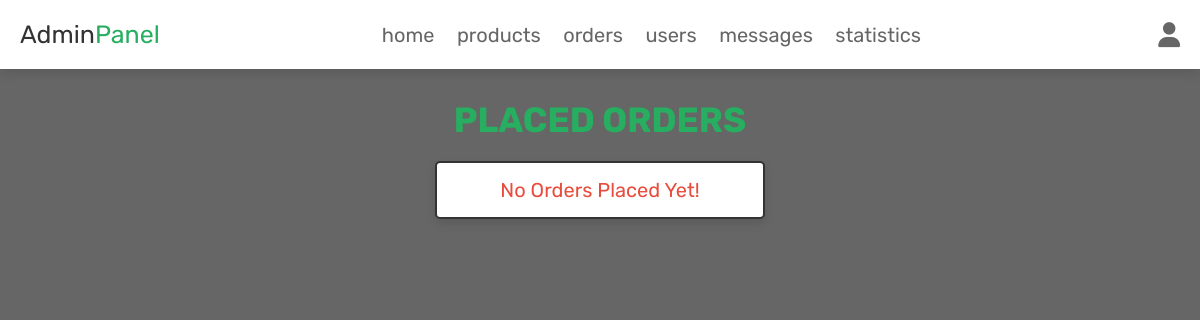
/admin_orders.php (signed in), run on an earlier commit of the app's database.
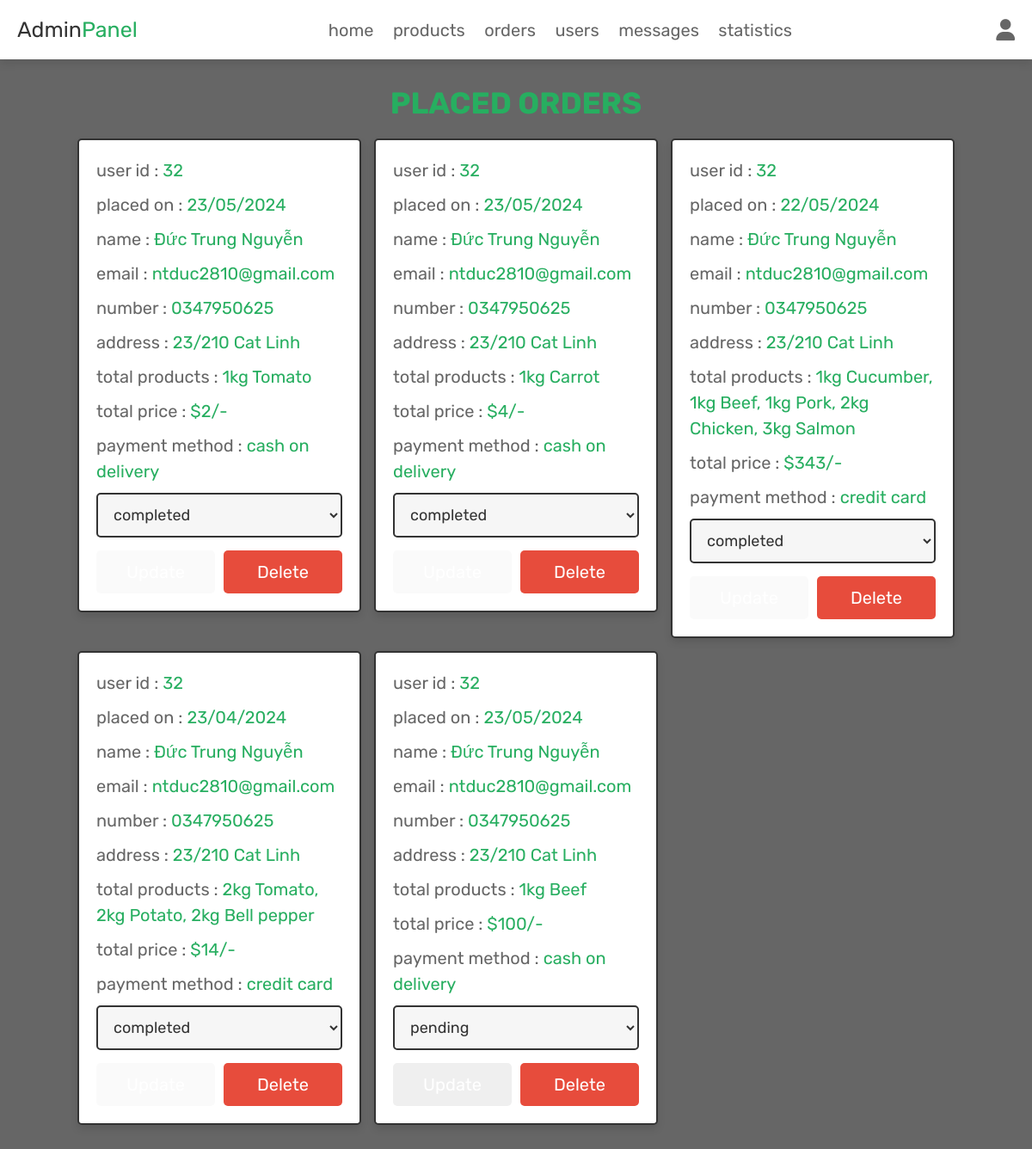
And on a later commit of the database.
### tables this page shows
CREATE TABLE `orders` (
  `id` int(100) NOT NULL,
  `user_id` int(100) NOT NULL,
  `name` varchar(100) NOT NULL,
  `number` varchar(12) NOT NULL,
  `email` varchar(100) NOT NULL,
  `method` varchar(50) NOT NULL,
  `address` varchar(500) NOT NULL,
  `total_products` varchar(1000) NOT NULL,
  `total_price` int(100) NOT NULL,
  `placed_on` varchar(50) NOT NULL,
  `payment_status` varchar(20) NOT NULL DEFAULT 'pending'
);

### admin_orders.php (the view, shortened to what this page needs)
<?php
@include 'config.php';
?>
<!DOCTYPE html>
<html lang="en">
<head>
   <link rel="stylesheet" href="https://cdnjs.cloudflare.com/ajax/libs/font-awesome/6.1.1/css/all.min.css">
   <link rel="stylesheet" href="css/admin_style.css">
</head>
<body>
<?php include 'admin_header.php'; ?>
<section class="placed-orders">
   <h1 class="title">placed orders</h1>
   <div class="box-container">
      <?php
         $select_orders = $conn->prepare("SELECT * FROM `orders`");
         $select_orders->execute();
         if($select_orders->rowCount() > 0){
            while($fetch_orders = $select_orders->fetch(PDO::FETCH_ASSOC)){
      ?>
      <div class="box">
         <p> user id : <span><?= $fetch_orders['user_id']; ?></span> </p>
         <p> placed on : <span><?= $fetch_orders['placed_on']; ?></span> </p>
         <p> name : <span><?= $fetch_orders['name']; ?></span> </p>
         <p> email : <span><?= $fetch_orders['email']; ?></span> </p>
         <p> number : <span><?= $fetch_orders['number']; ?></span> </p>
         <p> address : <span><?= $fetch_orders['address']; ?></span> </p>
         <p> total products : <span><?= $fetch_orders['total_products']; ?></span> </p>
         <p> total price : <span>$<?= $fetch_orders['total_price']; ?>/-</span> </p>
         <p> payment method : <span><?= $fetch_orders['method']; ?></span> </p>
         <form action="" method="POST">
            <select name="update_payment" class="drop-down">
               <option value="" selected disabled><?= $fetch_orders['payment_status']; ?></option>
            </select>
            <div class="flex-btn">
               <?php
                  if ($fetch_orders['payment_status'] == 'completed') {
                     $disabled = 'disabled';
                  } else {
                     $disabled = '';
                  }
               ?>
               <input type="submit" name="update_order" class="option-btn" value="update" <?php echo $disabled; ?>>
               <a href="admin_orders.php?delete=<?= $fetch_orders['id']; ?>" class="delete-btn" onclick="return confirm('delete this order?');">delete</a>
            </div>
         </form>
      </div>
      <?php
         }
      }else{
         echo '<p class="empty">no orders placed yet!</p>';
      }
      ?>
   </div>
</section>
</body>
</html>

### admin_header.php (shortened to what this page needs)
<header class="header">
   <div class="flex">
      <a href="admin_page.php" class="logo">Admin<span>Panel</span></a>
      <nav class="navbar">
         <a href="admin_page.php">home</a>
         <a href="admin_products.php">products</a>
         <a href="admin_orders.php">orders</a>
         <a href="admin_users.php">users</a>
         <a href="admin_contacts.php">messages</a>
         <a href="admin_statistics.php">statistics</a>
      </nav>
      <div class="icons">
         <div id="user-btn" class="fas fa-user"></div>
      </div>
   </div>
</header>

### css/admin_style.css (style rules this page uses)
.placed-orders .box-container { display: grid; grid-template-columns: repeat(auto-fit, 33rem); gap:1.5rem; align-items: flex-start; justify-content:center; }
.placed-orders .box-container .box { border:var(--border); box-shadow: var(--box-shadow); background-color: var(--white); border-radius: .5rem; padding:2rem; }
.placed-orders .box-container .box p { margin-bottom: 1rem; line-height: 1.5; font-size: 2rem; color:var(--light-color); }
.placed-orders .box-container .box p span { color:var(--green); }
.placed-orders .box-container .box .drop-down { width: 100%; padding:1.2rem 1.4rem; font-size: 1.8rem; border:var(--border); border-radius: .5rem; background-color: var(--light-bg); margin-bottom: .5rem; }

### css/components.css (style rules this page uses)
:root { --green:#27ae60; --orange:#f39c12; --red:#e74c3c; --black:#333; --light-color:#666; --white:#fff; --light-bg:#f6f6f6; --border:.2rem solid var(--black); --box-shadow:0 .5rem 1rem rgba(0,0,0,.1); --purple:#800080; }
* { font-family: 'Rubik', sans-serif; margin:0; padding:0; box-sizing: border-box; outline: none; border:none; text-decoration: none; color:var(--black); }
body { background-color: var(--light-color) ; }
html { font-size: 62.5%; overflow-x: hidden; scroll-behavior: smooth; scroll-padding-top: 6.5rem; }
section { padding:3rem 2rem; max-width: 1200px; margin:0 auto; }
.btn, .delete-btn, .option-btn { display: block; width: 100%; margin-top: 1rem; border-radius: .5rem; color:var(--white); font-size: 2rem; padding:1.3rem 3rem; text-transform: capitalize; cursor: pointer; text-align: center; }
.delete-btn { background-color: var(--red); }
.flex-btn { display: flex; flex-wrap: wrap; gap:1rem; }
.flex-btn > * { flex:1; }
.title { text-align: center; margin-bottom: 2rem; text-transform: uppercase; color:var(--green); font-size: 3.5rem; }
.header { background: var(--white); position: sticky; top:0; left:0; right:0; z-index: 1000; box-shadow: var(--box-shadow); }
.header .flex { display: flex; align-items: center; justify-content: space-between; padding:2rem; margin: 0 auto; max-width: 1200px; position: relative; }
.header .flex .logo { font-size: 2.5rem; color:var(--black); }
.header .flex .logo span { color:var(--green); }
.header .flex .navbar a { margin:0 1rem; font-size: 2rem; color:var(--light-color); }
.header .flex .icons > * { font-size: 2.5rem; color:var(--light-color); cursor: pointer; margin-left: 1.5rem; }
.empty { padding:1.5rem; background: var(--white); color:var(--red); border-radius: .5rem; border:var(--border); font-size: 2rem; text-align: center; box-shadow: var(--box-shadow); text-transform: capitalize; }

What changed in the data, as far as the page shows it:
added orders: user "32", placed_on "23/05/2024", name "Đức Trung Nguyễn", email "ntduc2810@gmail.com", number "0347950625", address "23/210 Cat Linh", total_products "1kg Tomato", total_price "2", method "cash on delivery", update_payment "completed"
added orders: user "32", placed_on "23/05/2024", name "Đức Trung Nguyễn", email "ntduc2810@gmail.com", number "0347950625", address "23/210 Cat Linh", total_products "1kg Carrot", total_price "4", method "cash on delivery", update_payment "completed"
added orders: user "32", placed_on "22/05/2024", name "Đức Trung Nguyễn", email "ntduc2810@gmail.com", number "0347950625", address "23/210 Cat Linh", total_products "1kg Cucumber, 1kg Beef, 1kg Pork, 2kg Chicken, 3kg Salmon", total_price "343", method "credit card", update_payment "completed"
added orders: user "32", placed_on "23/04/2024", name "Đức Trung Nguyễn", email "ntduc2810@gmail.com", number "0347950625", address "23/210 Cat Linh", total_products "2kg Tomato, 2kg Potato, 2kg Bell pepper", total_price "14", method "credit card", update_payment "completed"
added orders: user "32", placed_on "23/05/2024", name "Đức Trung Nguyễn", email "ntduc2810@gmail.com", number "0347950625", address "23/210 Cat Linh", total_products "1kg Beef", total_price "100", method "cash on delivery", update_payment "pending"
Also different on the page:
text no longer shown: "No Orders Placed Yet!"
